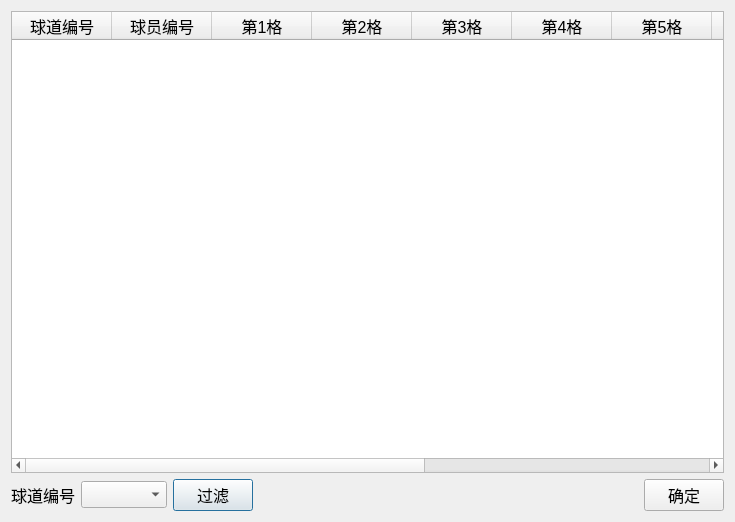
<?xml version="1.0" encoding="UTF-8"?>
<ui version="4.0">
 <class>scoreInfoUI</class>
 <widget class="QDialog" name="scoreInfoUI">
  <property name="geometry">
   <rect>
    <x>0</x>
    <y>0</y>
    <width>735</width>
    <height>522</height>
   </rect>
  </property>
  <property name="windowTitle">
   <string>当前得分</string>
  </property>
  <layout class="QGridLayout" name="gridLayout">
   <item row="1" column="0">
    <layout class="QHBoxLayout">
     <property name="spacing">
      <number>6</number>
     </property>
     <property name="margin">
      <number>0</number>
     </property>
     <item>
      <widget class="QLabel" name="label">
       <property name="font">
        <font>
         <pointsize>12</pointsize>
        </font>
       </property>
       <property name="text">
        <string>球道编号</string>
       </property>
      </widget>
     </item>
     <item>
      <widget class="QComboBox" name="rowIdComboBox">
       <property name="font">
        <font>
         <pointsize>12</pointsize>
        </font>
       </property>
      </widget>
     </item>
     <item>
      <widget class="QPushButton" name="checkPushButton">
       <property name="font">
        <font>
         <pointsize>12</pointsize>
        </font>
       </property>
       <property name="text">
        <string>过滤</string>
       </property>
      </widget>
     </item>
     <item>
      <spacer>
       <property name="orientation">
        <enum>Qt::Horizontal</enum>
       </property>
       <property name="sizeHint" stdset="0">
        <size>
         <width>131</width>
         <height>31</height>
        </size>
       </property>
      </spacer>
     </item>
     <item>
      <widget class="QPushButton" name="okButton">
       <property name="font">
        <font>
         <pointsize>12</pointsize>
        </font>
       </property>
       <property name="text">
        <string>确定</string>
       </property>
      </widget>
     </item>
    </layout>
   </item>
   <item row="0" column="0">
    <widget class="QTableWidget" name="tableWidgetScore">
     <property name="font">
      <font>
       <pointsize>12</pointsize>
      </font>
     </property>
     <column>
      <property name="text">
       <string>球道编号</string>
      </property>
      <property name="font">
       <font>
        <pointsize>12</pointsize>
       </font>
      </property>
     </column>
     <column>
      <property name="text">
       <string>球员编号</string>
      </property>
      <property name="font">
       <font>
        <pointsize>12</pointsize>
       </font>
      </property>
     </column>
     <column>
      <property name="text">
       <string>第1格</string>
      </property>
      <property name="font">
       <font>
        <pointsize>12</pointsize>
       </font>
      </property>
     </column>
     <column>
      <property name="text">
       <string>第2格</string>
      </property>
      <property name="font">
       <font>
        <pointsize>12</pointsize>
       </font>
      </property>
     </column>
     <column>
      <property name="text">
       <string>第3格</string>
      </property>
      <property name="font">
       <font>
        <pointsize>12</pointsize>
       </font>
      </property>
     </column>
     <column>
      <property name="text">
       <string>第4格</string>
      </property>
      <property name="font">
       <font>
        <pointsize>12</pointsize>
       </font>
      </property>
     </column>
     <column>
      <property name="text">
       <string>第5格</string>
      </property>
      <property name="font">
       <font>
        <pointsize>12</pointsize>
       </font>
      </property>
     </column>
     <column>
      <property name="text">
       <string>第6格</string>
      </property>
      <property name="font">
       <font>
        <pointsize>12</pointsize>
       </font>
      </property>
     </column>
     <column>
      <property name="text">
       <string>第7格</string>
      </property>
      <property name="font">
       <font>
        <pointsize>12</pointsize>
       </font>
      </property>
     </column>
     <column>
      <property name="text">
       <string>第8格</string>
      </property>
      <property name="font">
       <font>
        <pointsize>12</pointsize>
       </font>
      </property>
     </column>
     <column>
      <property name="text">
       <string>第9格</string>
      </property>
      <property name="font">
       <font>
        <pointsize>12</pointsize>
       </font>
      </property>
     </column>
     <column>
      <property name="text">
       <string>第10格</string>
      </property>
      <property name="font">
       <font>
        <pointsize>12</pointsize>
       </font>
      </property>
     </column>
    </widget>
   </item>
  </layout>
 </widget>
 <resources/>
 <connections>
  <connection>
   <sender>okButton</sender>
   <signal>clicked()</signal>
   <receiver>scoreInfoUI</receiver>
   <slot>accept()</slot>
   <hints>
    <hint type="sourcelabel">
     <x>278</x>
     <y>253</y>
    </hint>
    <hint type="destinationlabel">
     <x>96</x>
     <y>254</y>
    </hint>
   </hints>
  </connection>
 </connections>
</ui>
